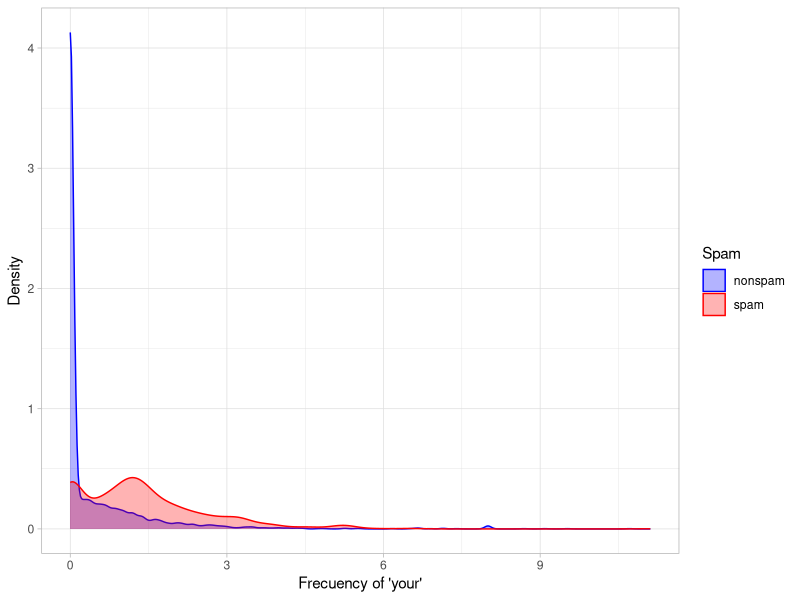
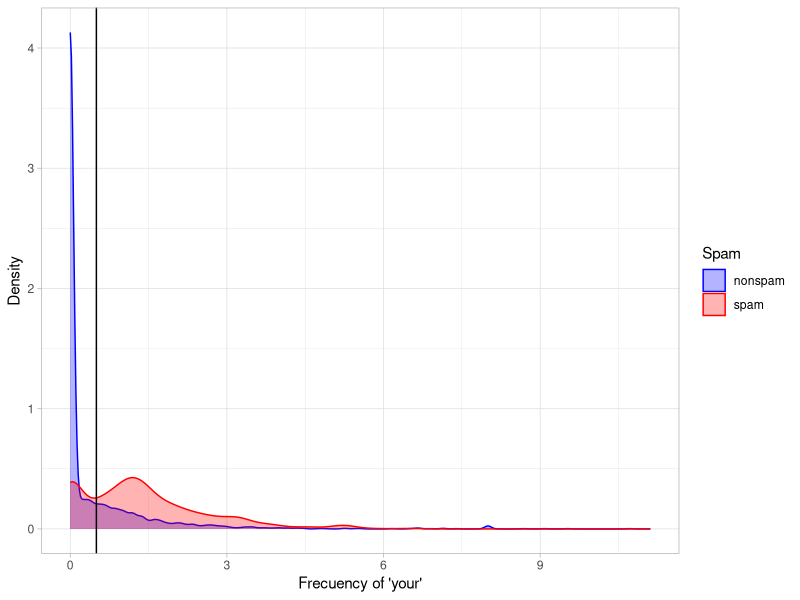
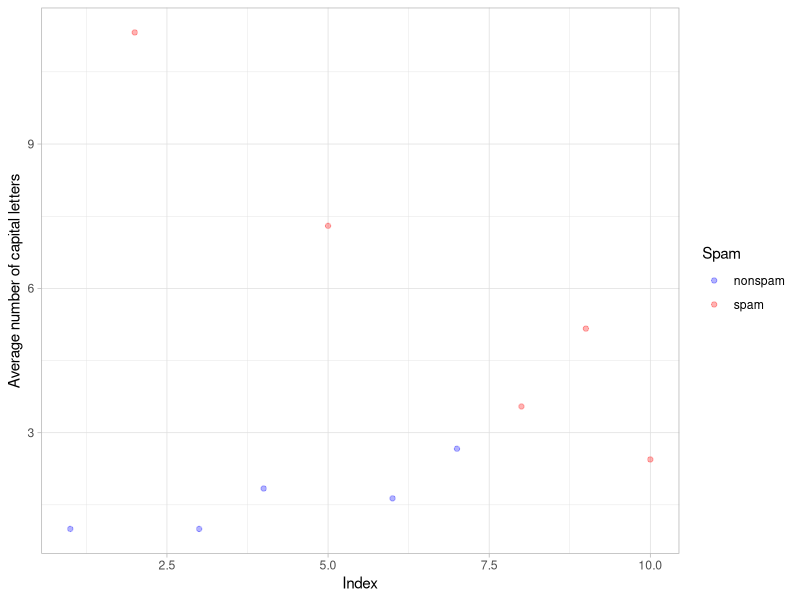

The R script that drew these images, in order: (Note: this script raises an error after producing the figures.)
## ---- chunk 1
library(knitr)
knitr::opts_chunk$set(echo = TRUE)
opts_chunk$set(fig.width = 6, fig.height = 4, fig.pos = "H")
## ---- chunk 2
library(kernlab)
data(spam)
library(kableExtra)
library(xtable)
library(magrittr)
sp <- data.frame(variable = names(spam),
           classe = sapply(spam, typeof),
           first_values = sapply(spam, function(x) paste0(head(x),  
                                                            collapse = ", ")),
           row.names = NULL)
kable(sp,
      booktabs = TRUE,
      caption = "Variables of the \\textit{spam} dataset") %>%
  kable_styling(latex_options = "HOLD_position", 
                font_size = 5)
## ---- chunk 3
#plot(density(spam$your[spam$type == "nonspam"]),
#     col = "blue", main = "", xlab = "Frecuency of 'your'")
#lines(density(spam$your[spam$type == "spam"]),
#      col = "red")

library(ggplot2)
ggplot(spam, aes(x = your, color = type, fill = type)) +
  geom_density(alpha = 0.3) +
  labs(x = "Frecuency of 'your'",
       y = "Density",
       color = "Spam",
       fill = "Spam") +
  scale_color_manual(values = c("blue", "red")) +
  scale_fill_manual(values = c("blue", "red")) +
  theme_light()
## ---- chunk 4
library(ggplot2)
ggplot(spam, aes(x = your, color = type, fill = type)) +
  geom_density(alpha = 0.3) +
  geom_vline(xintercept = 0.5) +
  labs(x = "Frecuency of 'your'",
       y = "Density",
       color = "Spam",
       fill = "Spam") +
  scale_color_manual(values = c("blue", "red")) +
  scale_fill_manual(values = c("blue", "red")) +
  theme_light()
## ---- chunk 5
prediction <- ifelse(spam$your > 0.5, "spam", "nonspam")
tab1 <- table(prediction, spam$type)/length(spam$type)
kable(tab1,
      booktabs = TRUE,
      caption = "Classification of spam and nonspam emails based on the frequency of
      the word '*your*'") %>%
  kable_styling(latex_options = "HOLD_position") %>%
  footnote(general = paste0("Nonspam is correctly cathegorised on about ",
                              round(tab1[1,1], 2),
                              " of the cases, 
                              while spam is correctly identified on about ",
                              round(tab1[2,2], 2),
                              " of the cases. This gives us an accuracy of about ",
                              round(tab1[1,1], 2), " + ", round(tab1[2,2], 2),
                              " = ", round(tab1[1,1] + tab1[2,2], 2),
                            " (or ", round((tab1[1,1] + tab1[2,2])*100, 0),
                            "\\\\%)."),
                            threeparttable = TRUE,
                            escape = FALSE,
                            footnote_as_chunk = TRUE)
## ---- chunk 6
#library(kernlab)
#data(spam)
RNGkind(sample.kind = "Rounding") #to make it equivalent to older R versions
set.seed(333)
smallSpam <- spam[sample(dim(spam)[1], size = 10),]
spamLabel <- (smallSpam$type == "spam")*1 + 1

#plot(smallSpam$capitalAve, col = spamLabel)

smallSpam <- tibble::rownames_to_column(smallSpam)

ggplot(smallSpam, aes(x = as.numeric(row.names(smallSpam)),
                      y = capitalAve,
                      color = type)) +
  geom_point(alpha = 0.3) +
  labs(x = "Index",
       y = "Average number of capital letters",
       color = "Spam") +
  scale_color_manual(values = c("blue", "red")) +
  #ylim(c(0,20)) +
  theme_light()
## ---- chunk 7
rule1 <- function(x){
  prediction <- rep(NA, length(x))
  prediction[x > 2.7] <- "spam"
  prediction[x < 2.4] <- "nonspam"
  prediction[(x >= 2.40 & x <= 2.45)] <- "spam"
  prediction[(x > 2.45 & x <= 2.70)] <- "nonspam"
  return(prediction)
}

tab2 <- table(rule1(smallSpam$capitalAve), smallSpam$type)
kable(tab2,
      booktabs = TRUE,
      caption = "Classification of spam and nonspam emails based on the 
      average number of capital letters") %>%
  kable_styling(latex_options = "HOLD_position") %>%
  footnote(general = paste0("Nonspam is correctly cathegorised on about ",
                              round(tab2[1,1]/10, 2),
                              " of the cases, 
                              while spam is correctly identified on about ",
                              round(tab2[2,2]/10, 2),
                              " of the cases. This gives us an accuracy of about ",
                              round(tab2[1,1]/10, 2), " + ", round(tab2[2,2]/10, 2),
                              " = ", round(tab2[1,1]/10 + tab2[2,2]/10, 2),
                            " (or ", round((((tab2[1,1]/10) + (tab2[2,2])/10))*100, 0),
                            "\\\\%)."),
                            threeparttable = TRUE,
                            escape = FALSE,
                            footnote_as_chunk = TRUE)
## ---- chunk 8
rule2 <- function(x){
  prediction <- rep(NA, length(x))
  prediction[x > 2.8] <- "spam"
  prediction[x <= 2.8] <- "nonspam"
  return(prediction)
}

tab3 <- table(rule2(smallSpam$capitalAve), smallSpam$type)
kable(tab3,
      booktabs = TRUE,
      caption = "Classification of spam and nonspam emails based on the 
      average number of capital letters") %>%
  kable_styling(latex_options = "HOLD_position") %>%
  footnote(general = paste0("Nonspam is correctly cathegorised on about ",
                              round(tab3[1,1]/10, 2),
                              " of the cases, 
                              while spam is correctly identified on about ",
                              round(tab3[2,2]/10, 2),
                              " of the cases. This gives us an accuracy of about ",
                              round(tab3[1,1]/10, 2), " + ", round(tab3[2,2]/10, 2),
                              " = ", round(tab3[1,1]/10 + tab3[2,2]/10, 2),
                            " (or ", round((((tab3[1,1]/10) + (tab3[2,2])/10))*100, 0),
                            "\\\\%)."),
                            threeparttable = TRUE,
                            escape = FALSE,
                            footnote_as_chunk = TRUE)
## ---- chunk 9
tab4 <- table(rule1(spam$capitalAve), spam$type)
tab5 <- table(rule2(spam$capitalAve), spam$type)

tab4F <- cbind(tab4, tab5)
kable(tab4F,
      booktabs = TRUE,
      caption = "Classification of spam and nonspam emails based on the 
      average number of capital letters") %>%
  kable_styling(latex_options = "HOLD_position") %>%
  add_header_above(c(" " = 1, 
                     "Rule1" = 2, 
                     "Rule2" = 2),
                   escape = FALSE) %>%
  footnote(number = c(paste0("For Rule1, nonspam is correctly cathegorised on about ",
                              round(tab4[1,1]/length(spam$make), 2),
                              " of the cases, 
                              while spam is correctly identified on about ",
                              round(tab4[2,2]/length(spam$make), 2),
                              " of the cases. This gives us an accuracy of about ",
                              round(tab4[1,1]/length(spam$make), 2), " + ",
                            round(tab4[2,2]/length(spam$make), 2),
                              " = ", round(tab4[1,1]/length(spam$make) +
                                             tab4[2,2]/length(spam$make), 2),
                            " (or ", round((((tab4[1,1]/length(spam$make)) +
                                               (tab4[2,2])/length(spam$make)))*100, 0),
                            "\\\\%)."),
                      paste0("For Rule2, nonspam is correctly cathegorised on about ",
                              round(tab5[1,1]/length(spam$make), 2),
                              " of the cases, 
                              while spam is correctly identified on about ",
                              round(tab5[2,2]/length(spam$make), 2),
                              " of the cases. This gives us an accuracy of about ",
                              round(tab5[1,1]/length(spam$make), 2), " + ",
                            round(tab5[2,2]/length(spam$make), 2),
                              " = ", round(tab5[1,1]/length(spam$make) +
                                             tab5[2,2]/length(spam$make), 2),
                            " (or ", round((((tab5[1,1]/length(spam$make)) +
                                               (tab5[2,2])/length(spam$make)))*100, 0),
                            "\\\\%).")),
           threeparttable = TRUE,
           escape = FALSE)
## ---- chunk 10
knitr::include_graphics("ROC.png")
## ---- chunk 11
knitr::include_graphics("ROC3.png")
